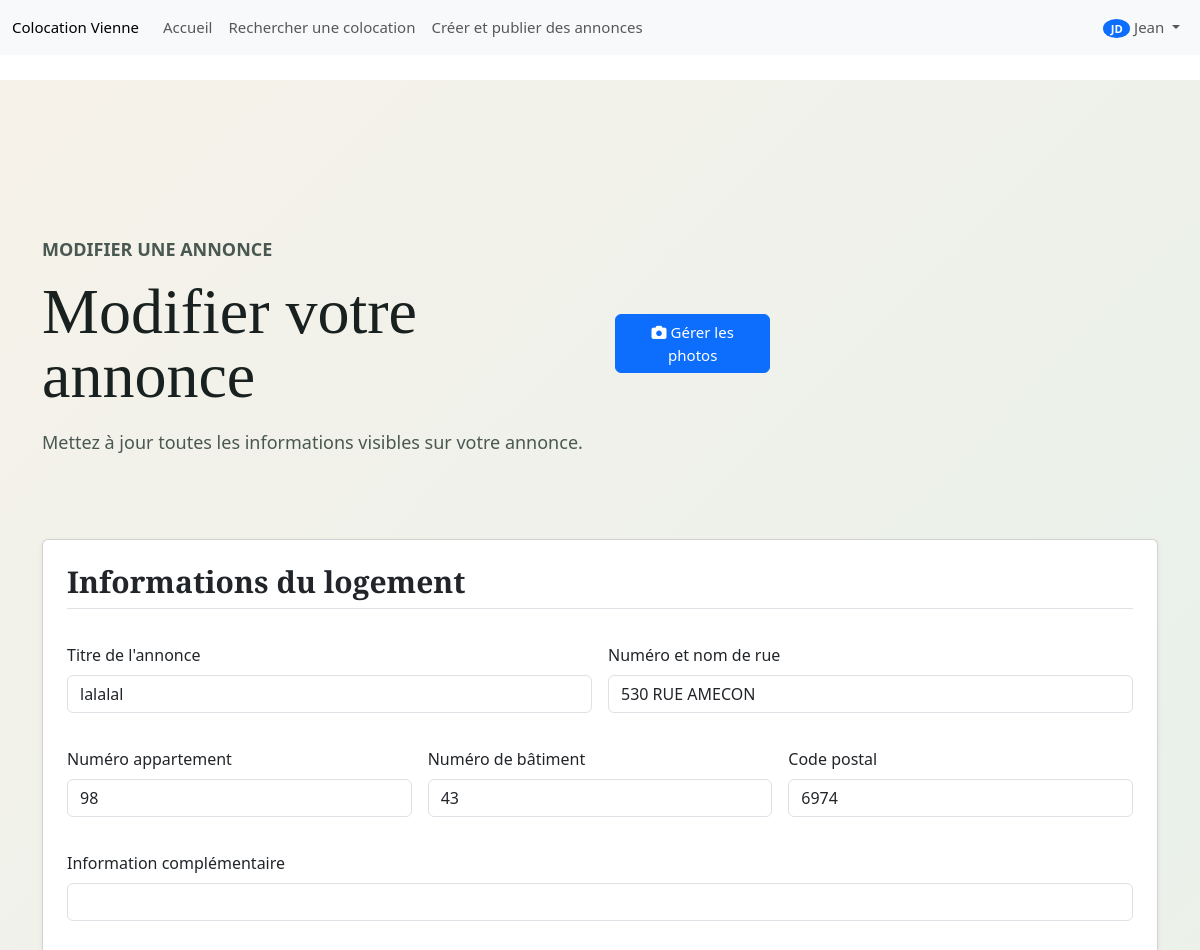
The app's page /annonce/edit?id=9 (signed in, upper part), older data.
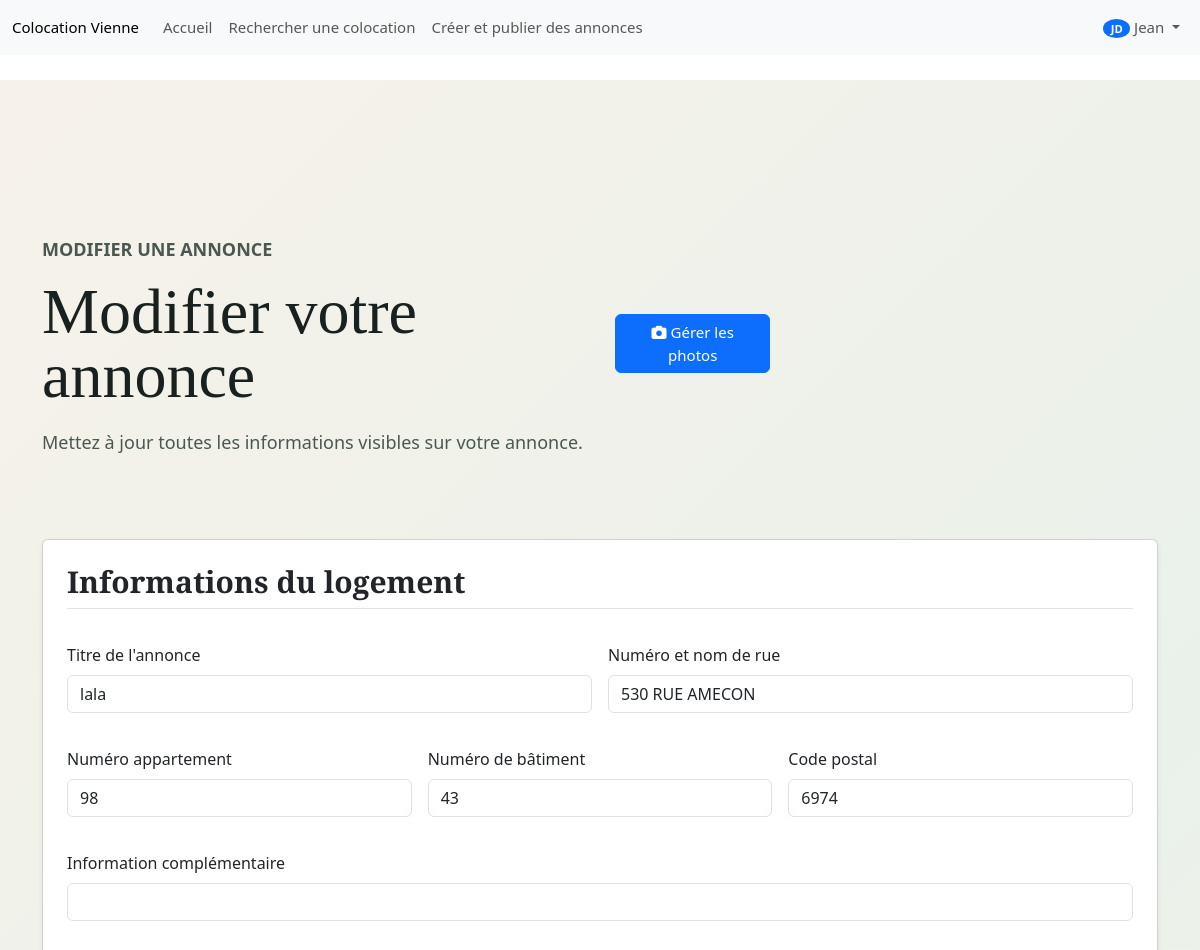
The same page, newer data.
### tables this page shows
CREATE TABLE `annonce_utilisateur` (
  `id_utilisateur` int(11) NOT NULL,
  `id_annonce` int(11) NOT NULL
);

CREATE TABLE `annonce` (
  `id_annonce` int(11) NOT NULL,
  `titre` varchar(50) NOT NULL,
  `adresse_1` varchar(255) NOT NULL,
  `adresse_2` varchar(255) DEFAULT NULL,
  `adresse_3` varchar(255) DEFAULT NULL,
  `adresse_4` varchar(255) DEFAULT NULL,
  `ville` varchar(50) NOT NULL,
  `code_postal` int(11) NOT NULL,
  `loyer_location_chez_habitant` decimal(5,2) NOT NULL,
  `description` text NOT NULL,
  `surface_logement` decimal(5,2) NOT NULL,
  `surface_chambres` decimal(5,2) NOT NULL,
  `nombre_chambre` int(11) NOT NULL,
  `date_expiration` date DEFAULT NULL,
  `date_publication` date NOT NULL,
  `date_modification` date NOT NULL,
  `carte_coordonnee_GPS` varchar(40) DEFAULT NULL,
  `date_cloture` date NOT NULL,
  `loyer_colocation` decimal(5,2) NOT NULL
);

### app/Controllers/AnnonceController.php (called while the page is built, shortened)
<?php
class AnnonceController extends Controller {
    public function edit($id) {
        global $annonceDAO;
        $id = (int)$id;
        $annonce = $annonceDAO->getFullById($id);
        $selectedModes = array_column($annonceDAO->avoirModeVie($id), 'id_mode_vie');
        $selectedRegimes = array_column($annonceDAO->avoirRegime($id), 'id_regime_alimentaire');
        $this->render('annonce/edit', [
            'annonce' => $annonce,
            'selectedModes' => $selectedModes,
            'selectedRegimes' => $selectedRegimes
        ]);
    }
}

### app/Core/Config.php (called while the page is built, shortened)
<?php
class Config {
    public static function url($path = '') {
        return self::BASE_URL . '/' . ltrim($path, '/');
    }
}

### init.php (called while the page is built, shortened)
<?php
if (!defined('COLOCATION_INIT_LOADED')) {
    require_once __DIR__ . '/app/Models/Annonce.php';
    try {
        $annonceDAO = $GLOBALS['annonceDAO'];
    } catch (Exception $e) {
        error_log("Initialization error: " . $e->getMessage());
    }
} else {
    $userDAO = $GLOBALS['userDAO'] ?? null;
    $messageDAO = $GLOBALS['messageDAO'] ?? null;
    $annonceDAO = $GLOBALS['annonceDAO'] ?? null;
    $commentDAO = $GLOBALS['commentDAO'] ?? null;
}

### app/Models/DAO.php (called while the page is built, shortened)
<?php
abstract class DAO {
    public function __construct(string $table_name, string $primary_key = 'id') {
        $this->db = Database::getInstance()->getConnection();
    }
}

### app/Core/Database.php (called while the page is built, shortened)
<?php
class Database {
    private ?PDO $conn = null;
    private function __construct() {
        $this->host = "localhost";
        $this->db_name = "colocation";
        $this->username = "root";
        $this->password = "";
        try {
            $this->conn = new PDO("mysql:host={$this->host};dbname={$this->db_name};charset=utf8", $this->username, $this->password);
            $this->conn->setAttribute(PDO::ATTR_ERRMODE, PDO::ERRMODE_EXCEPTION);
            $this->conn->setAttribute(PDO::ATTR_DEFAULT_FETCH_MODE, PDO::FETCH_ASSOC);
        } catch (PDOException $exception) {
            throw new \RuntimeException("Connection error: " . $exception->getMessage());
        }
    }
    public static function getInstance(): Database {
        static $instance = null;
        if ($instance === null) {
            $instance = new Database();
        }
        return $instance;
    }
    public function getConnection(): ?PDO {
        return $this->conn;
    }
}

### app/Models/Annonce.php (called while the page is built, shortened)
<?php
class Annonce {
    private ?int $id_annonce;
    private string $titre;
    private string $adresse_1;
    private ?string $adresse_2;
    private ?string $adresse_3;
    private ?string $adresse_4;
    private int $code_postal;
    public function __construct(array $data) {
        $this->id_annonce = isset($data['id_annonce']) ? (int)$data['id_annonce'] : null;
        $this->titre = $data['titre'] ?? '';
        $this->adresse_1 = $data['adresse_1'] ?? '';
        $this->adresse_2 = $data['adresse_2'] ?? null;
        $this->adresse_3 = $data['adresse_3'] ?? null;
        $this->adresse_4 = $data['adresse_4'] ?? null;
        $this->code_postal = (int)($data['code_postal'] ?? 0);
    }
    public function getId(): ?int { return $this->id_annonce; }
    public function getTitre(): string { return $this->titre; }
    public function getAdresse1(): string { return $this->adresse_1; }
    public function getAdresse2(): ?string { return $this->adresse_2; }
    public function getAdresse3(): ?string { return $this->adresse_3; }
    public function getAdresse4(): ?string { return $this->adresse_4; }
    public function getCodePostal(): int { return $this->code_postal; }
}
class AnnonceDAO extends \App\Models\DAO {
    protected function hydrate(array $row): Annonce {
        return new Annonce($row);
    }
    public function getFullById(int $id): ?Annonce {
        $query = "SELECT a.*, p.url as photo_url, au.id_utilisateur as owner_id
                  FROM annonce a
                  LEFT JOIN (
                      SELECT id_annonce, MIN(id_photo) as first_photo_id
                      FROM annonce_photo
                      WHERE id_annonce = :id
                      GROUP BY id_annonce
                  ) ap_first ON a.id_annonce = ap_first.id_annonce
                  LEFT JOIN photo p ON ap_first.first_photo_id = p.id_photo
                  LEFT JOIN annonce_utilisateur au ON a.id_annonce = au.id_annonce
                  WHERE a.id_annonce = :id
                  LIMIT 1";
        $stmt = $this->db->prepare($query);
        $stmt->execute(['id' => $id]);
        $row = $stmt->fetch();
        return $row ? $this->hydrate($row) : null;
    }
}

### app/Views/annonce/edit.php (the view, shortened to what the changed rows need)
<?php
include __DIR__ . "/../partials/header.php";
?>
<main class="creer-annonce-page" style="margin-top: 80px;">
    <section class="creer-annonce-hero container mb-4">
        <div>
            <p class="annonce-kicker">Modifier une annonce</p>
            <div class="d-flex justify-content-between align-items-center">
                <h1>Modifier votre annonce</h1>
                <a href="<?php echo Config::url('pages/modifier_photos.php'); ?>?id_annonce=<?php echo $annonce->getId(); ?>" class="btn btn-primary">
                    <i class="fas fa-camera"></i> Gérer les photos
                </a>
            </div>
            <p>Mettez à jour toutes les informations visibles sur votre annonce.</p>
        </div>
    </section>
    <section class="annonce-form-section container">
        <form action="<?php echo Config::url('annonce/update'); ?>" method="POST" class="annonce-form card p-4 shadow-sm">
            <fieldset class="mb-4">
                <legend class="h5 mb-3 border-bottom pb-2">Informations du logement</legend>
                <div class="row g-3">
                    <div class="col-md-6 mb-3">
                        <label for="titre" class="form-label">Titre de l'annonce</label>
                        <input type="text" id="titre" name="titre" class="form-control" value="<?php echo htmlspecialchars($annonce->getTitre()); ?>" required>
                    </div>
                    <div class="col-md-6 mb-3">
                        <label for="rue_nom" class="form-label">Numéro et nom de rue</label>
                        <input type="text" id="rue_nom" name="rue_nom" class="form-control" value="<?php echo htmlspecialchars($annonce->getAdresse1()); ?>" required>
                    </div>
                </div>
                <div class="row g-3">
                    <div class="col-md-4 mb-3">
                        <label for="appartement" class="form-label">Numéro appartement</label>
                        <input type="text" id="appartement" name="appartement" class="form-control" value="<?php echo htmlspecialchars($annonce->getAdresse2() ?? ''); ?>">
                    </div>
                    <div class="col-md-4 mb-3">
                        <label for="batiment" class="form-label">Numéro de bâtiment</label>
                        <input type="text" id="batiment" name="batiment" class="form-control" value="<?php echo htmlspecialchars($annonce->getAdresse3() ?? ''); ?>">
                    </div>
                    <div class="col-md-4 mb-3">
                        <label for="codePostal" class="form-label">Code postal</label>
                        <input type="number" id="codePostal" name="codePostal" class="form-control" value="<?php echo htmlspecialchars($annonce->getCodePostal()); ?>" required>
                    </div>
                </div>
                <div class="mb-3">
                    <label for="infocomplementaire" class="form-label">Information complémentaire</label>
                    <input type="text" id="infocomplementaire" name="infocomplementaire" class="form-control" value="<?php echo htmlspecialchars($annonce->getAdresse4() ?? ''); ?>">
                </div>
                <div class="row g-3">
                </div>
            </fieldset>
        </form>
    </section>
</main>
<?php include __DIR__ . "/../partials/footer.php"; ?>

Row changes from the older to the newer data that the page shows:
changed through a linked row, annonce_utilisateur "530 RUE AMECON": titre "lalalal" → "lala"
